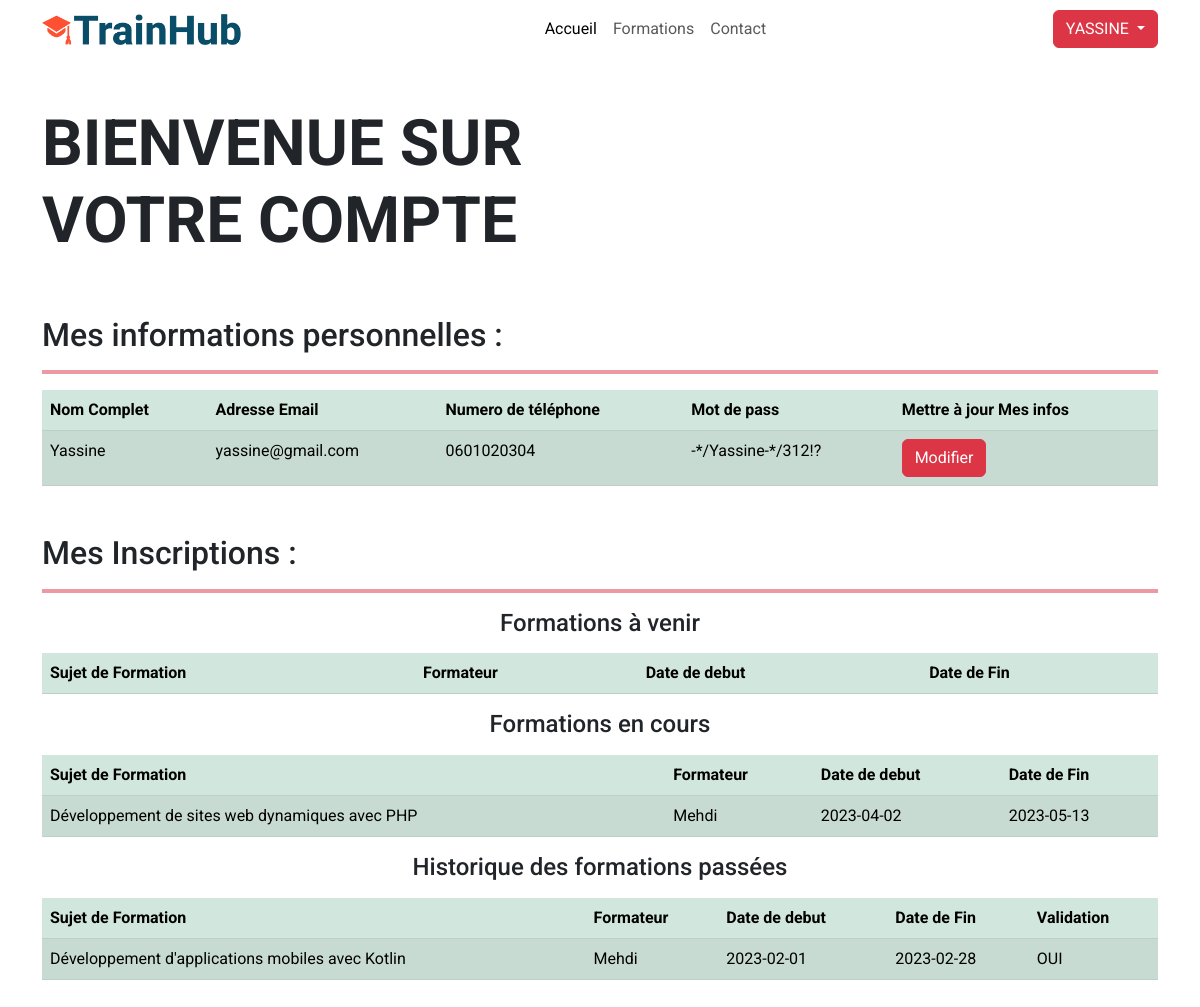
/profil.php (signed in), run on an earlier commit of the app's database.
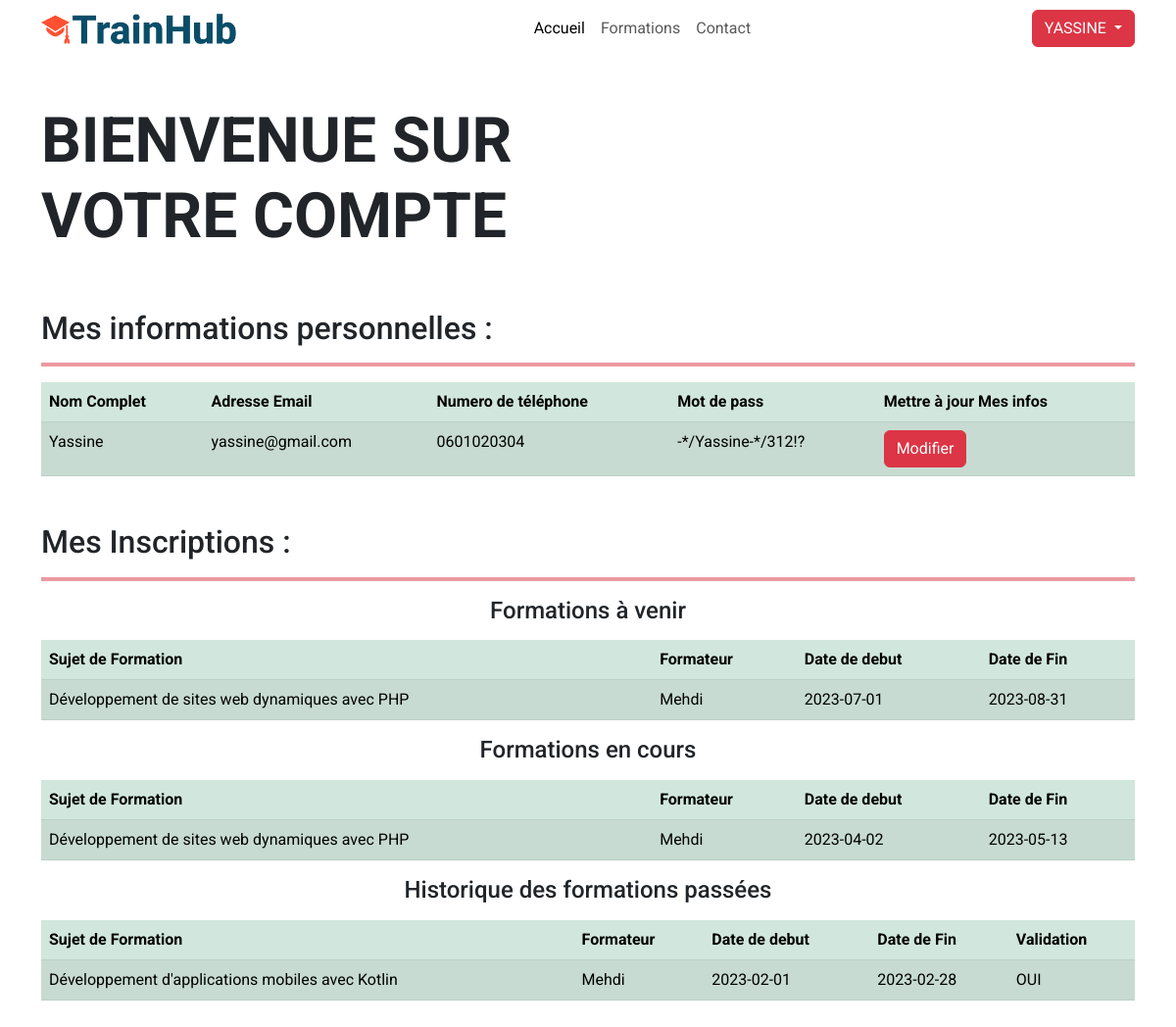
And on a later commit of the database.
### tables this page shows
CREATE TABLE IF NOT EXISTS `apprenant` (
  `ID_APPRENANT` int NOT NULL AUTO_INCREMENT,
  `NOM_APPRENANT` varchar(40) DEFAULT NULL,
  `EMAIL_APPRENANT` varchar(120) DEFAULT NULL,
  `MDP_APPRENANT` varchar(30) DEFAULT NULL,
  `TELE_APPRENANT` decimal(10,0) DEFAULT NULL,
  PRIMARY KEY (`ID_APPRENANT`)
);

CREATE TABLE IF NOT EXISTS `inscription` (
  `ID_INSCRIPTION` int NOT NULL AUTO_INCREMENT,
  `ID_APPRENANT` int NOT NULL,
  `ID_SESSION` int NOT NULL,
  `VALIDATION` varchar(3) DEFAULT NULL,
  PRIMARY KEY (`ID_INSCRIPTION`),
  KEY `FK_INSCRIPT_SINSCRIRE_APPRENAN` (`ID_APPRENANT`),
  KEY `FK_INSCRIPT_SINSCRIRE_SESSION` (`ID_SESSION`)
);

CREATE TABLE IF NOT EXISTS `formation` (
  `ID_FORMATION` int NOT NULL AUTO_INCREMENT,
  `ID_ADMIN` int NOT NULL,
  `SUJET_FORMATION` varchar(150) DEFAULT NULL,
  `CATEGORIE_FORMATION` varchar(30) DEFAULT NULL,
  `HORRAIRE_FORMATION` time DEFAULT NULL,
  `DESCRIPTIVE_FORMATION` varchar(1000) DEFAULT NULL,
  PRIMARY KEY (`ID_FORMATION`),
  KEY `FK_FORMATIO_CREER_ADMIN` (`ID_ADMIN`)
);

CREATE TABLE IF NOT EXISTS `formateur` (
  `ID_FORMATEUR` int NOT NULL AUTO_INCREMENT,
  `ID_ADMIN` int NOT NULL,
  `NOM_FORMATEUR` varchar(40) DEFAULT NULL,
  `EMAIL_FORMATEUR` varchar(120) DEFAULT NULL,
  `MDP_FORMATEUR` varchar(30) DEFAULT NULL,
  PRIMARY KEY (`ID_FORMATEUR`),
  KEY `FK_FORMATEU_GERER_ADMIN` (`ID_ADMIN`)
);

CREATE TABLE IF NOT EXISTS `session` (
  `ID_SESSION` int NOT NULL AUTO_INCREMENT,
  `ID_FORMATEUR` int NOT NULL,
  `ID_FORMATION` int NOT NULL,
  `DATE_DEBUT_SESSION` date DEFAULT NULL,
  `DATE_FIN_SESSION` date DEFAULT NULL,
  `NOMBRE_PLACES_SESSION` smallint DEFAULT NULL,
  `ETAT_SESSION` varchar(50) DEFAULT NULL,
  PRIMARY KEY (`ID_SESSION`),
  KEY `FK_SESSION_AFFECTER_FORMATEU` (`ID_FORMATEUR`),
  KEY `FK_SESSION_CONCERNE_FORMATIO` (`ID_FORMATION`)
);

### profil.php (the view, shortened to what this page needs)
<?php
include("./db_connection.php");
$id_apprenant = $_SESSION['id_apprenant'];
?>
<!doctype html>
<html lang="en">
  <head>
    <link rel="stylesheet" href="styles.css">
    <link href="https://cdn.jsdelivr.net/npm/bootstrap@5.3.0-alpha3/dist/css/bootstrap.min.css" rel="stylesheet">
  </head>
  <body>
    <header class="sticky-top">
      <nav class="navbar navbar-expand-lg navbar-light bg-transparent">
        <div class="container">
          <a class="navbar-brand" href="index.php">
            <img src="icons/logo.png" alt="Logo" width="200">
          </a>
          <div class="collapse navbar-collapse" id="navbarNav">
            <ul class="navbar-nav mx-auto">
              <li class="nav-item">
                <a class="nav-link active" href="index.php">Accueil</a>
              </li>
              <li class="nav-item">
                <a class="nav-link" href="./formation.php">Formations</a>
              </li>
              <li class="nav-item">
                <a class="nav-link" href="#">Contact</a>
              </li>
            </ul>
            <div class="d-flex">
            <?php
                  if (isset($_SESSION['email'])) {
                      echo '
                      <div class="dropdown">
                        <button class="btn btn-danger dropdown-toggle text-uppercase" type="button" data-bs-toggle="dropdown" aria-expanded="false">
                          '. $_SESSION['full_name'] .'
                        </button>
                        <ul class="dropdown-menu">
                          <li><a class="dropdown-item" href="./profil.php">Mon Profil</a></li>
                          <li><a class="dropdown-item" href="#">Editer Mes Informations</a></li>
                          <li><hr class="dropdown-divider"></li>
                          <li><a class="dropdown-item" href="logout.php">Se Deconnecter</a></li>
                        </ul>
                      </div>';
                  } else {
                      echo '<a href="login.php" class="btn btn-outline-danger me-2" type="button">Login</a>
                      <a class="btn btn-danger" type="button">Sign up</a>';
                  }
                ?>
            </div>
          </div>
        </div>
      </nav>
    </header>
    <section class="container my-5">
      <div class="row">
        <div class="col-md-6 d-flex flex-column justify-content-center align-items-start gap-5">
          <h1 class="slide-title">Bienvenue sur votre compte</h1>
        </div>
      </div>
    </section>
    <section class="container my-5">
      <h2>Mes informations personnelles :</h2>
      <hr class="border border-danger border-2 opacity-50">
      <table class="table table-success table-striped table-hover">
        <thead>
          <tr>
            <th scope="col">Nom Complet</th>
            <th scope="col">Adresse Email</th>
            <th scope="col">Numero de téléphone</th>
            <th scope="col">Mot de pass</th>
            <th scope="col">Mettre à jour Mes infos</th>
          </tr>
        </thead>
        <tbody>
          <tr>
              <?php
                $sql = "SELECT * FROM `apprenant` WHERE ID_APPRENANT = '$id_apprenant'";
                $stms = $db_connection->prepare($sql);
                $stms->execute();
                $row = $stms->fetch(PDO::FETCH_ASSOC);
              ?>
            <td><?php echo $row['NOM_APPRENANT']?></td>
            <td><?php echo $row['EMAIL_APPRENANT']?></td>
            <td>0<?php echo $row['TELE_APPRENANT']?></td>
            <td><?php echo $row['MDP_APPRENANT']?></td>
            <td><button class="btn btn-danger">Modifier</button></td>
          </tr>
        </tbody>
      </table>
    </section>
    <section class="container my-5">
      <h2>Mes Inscriptions : </h2>
      <hr class="border border-danger border-2 opacity-50">
      <h4 class="text-center my-3">Formations à venir</h4>
      <table class="table table-success table-striped table-hover">
        <thead>
          <tr>
            <th scope="col">Sujet de Formation</th>
            <th scope="col">Formateur</th>
            <th scope="col">Date de debut</th>
            <th scope="col">Date de Fin</th>
          </tr>
        </thead>
        <tbody>
              <?php
                $sql = "SELECT *, f.SUJET_FORMATION, fo.NOM_FORMATEUR FROM inscription i
                JOIN session s on s.ID_SESSION = i.ID_SESSION
                JOIN formation f on f.ID_FORMATION = S.ID_FORMATION
                JOIN formateur fo on fo.ID_FORMATEUR = S.ID_FORMATEUR
                WHERE ID_APPRENANT = '$id_apprenant' AND s.DATE_DEBUT_SESSION > NOW()";
                $stms = $db_connection->prepare($sql);
                $stms->execute();
                while($row = $stms->fetch(PDO::FETCH_ASSOC)) {
                  echo "
                    <tr>
                      <td>".$row['SUJET_FORMATION']."</td>
                      <td>".$row['NOM_FORMATEUR']."</td>
                      <td>".$row['DATE_DEBUT_SESSION']."</td>
                      <td>".$row['DATE_FIN_SESSION']."</td>
                    </tr>
                  ";
                }
              ?>
        </tbody>
      </table>
      <h4 class="text-center my-3">Formations en cours</h4>
      <table class="table table-success table-striped table-hover">
        <thead>
          <tr>
            <th scope="col">Sujet de Formation</th>
            <th scope="col">Formateur</th>
            <th scope="col">Date de debut</th>
            <th scope="col">Date de Fin</th>
          </tr>
        </thead>
        <tbody>
              <?php
                $sql = "SELECT *, f.SUJET_FORMATION, fo.NOM_FORMATEUR FROM inscription i JOIN session s on s.ID_SESSION = i.ID_SESSION JOIN formation f on f.ID_FORMATION = S.ID_FORMATION JOIN formateur fo on fo.ID_FORMATEUR = S.ID_FORMATEUR WHERE ID_APPRENANT = '$id_apprenant' AND s.DATE_FIN_SESSION > NOW() AND s.DATE_DEBUT_SESSION < NOW()";
                $stms = $db_connection->prepare($sql);
                $stms->execute();
                while($row = $stms->fetch(PDO::FETCH_ASSOC)) {
                  echo "
                    <tr>
                      <td>".$row['SUJET_FORMATION']."</td>
                      <td>".$row['NOM_FORMATEUR']."</td>
                      <td>".$row['DATE_DEBUT_SESSION']."</td>
                      <td>".$row['DATE_FIN_SESSION']."</td>
                    </tr>
                  ";
                }
              ?>
        </tbody>
      </table>
      <h4 class="text-center my-3">Historique des formations passées</h4>
      <table class="table table-success table-striped table-hover">
        <thead>
          <tr>
            <th scope="col">Sujet de Formation</th>
            <th scope="col">Formateur</th>
            <th scope="col">Date de debut</th>
            <th scope="col">Date de Fin</th>
            <th scope="col">Validation</th>
          </tr>
        </thead>
        <tbody>
              <?php
                $sql = "SELECT *, f.SUJET_FORMATION, fo.NOM_FORMATEUR FROM inscription i JOIN session s on s.ID_SESSION = i.ID_SESSION JOIN formation f on f.ID_FORMATION = S.ID_FORMATION JOIN formateur fo on fo.ID_FORMATEUR = S.ID_FORMATEUR WHERE ID_APPRENANT = '$id_apprenant' AND s.DATE_FIN_SESSION < NOW()";
                $stms = $db_connection->prepare($sql);
                $stms->execute();
                while($row = $stms->fetch(PDO::FETCH_ASSOC)) {
                  echo "
                    <tr>
                      <td>".$row['SUJET_FORMATION']."</td>
                      <td>".$row['NOM_FORMATEUR']."</td>
                      <td>".$row['DATE_DEBUT_SESSION']."</td>
                      <td>".$row['DATE_FIN_SESSION']."</td>
                      <td>".$row['VALIDATION']."</td>
                    </tr>
                  ";
                }
              ?>
        </tbody>
      </table>
    </section>
</body>
</html>

### styles.css (style rules this page uses)
* { font-family: 'Roboto', sans-serif; }
.slide-title { font-size: 64px; text-transform: uppercase; font-weight: 700; }

What changed in the data, as far as the page shows it:
added inscription: formation.SUJET_FORMATION "Développement de sites web dynamiques avec PHP", formateur.NOM_FORMATEUR "Mehdi", ID_SESSION.DATE_DEBUT_SESSION "2023-07-01", ID_SESSION.DATE_FIN_SESSION "2023-08-31", shown under "Formations à venir"
